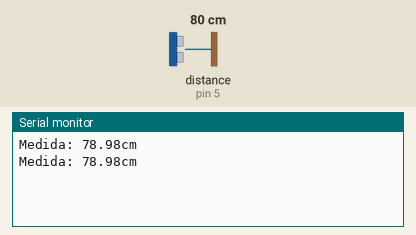
The sketch below on a simulated Arduino Uno, built with avr-gcc and run on an emulated ATmega328P. Parts: the last lines printed to the serial monitor. Wiring (inferred from the names in the program): ultrasonic range finder: trigger pin 4; echo pin 5. The inputs (shaded band) are chosen by the test bench; at power-on: distance to the obstacle (sensor on pin 5) 80 cm. The echo pulse lasts 58.3 µs per cm.

Above: at 1.8 s.
1.9 s: distance to the obstacle (sensor on pin 5) set to 2 cm
At 2.8 s:
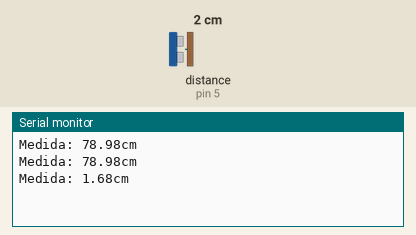
3.4 s: distance to the obstacle (sensor on pin 5) set to 4 cm
At 4.8 s:
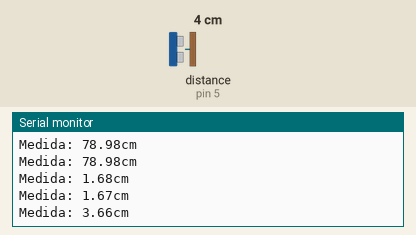
Timing chart, 0 to 6.4 s (numbered marks = the images above; inputs shaded):
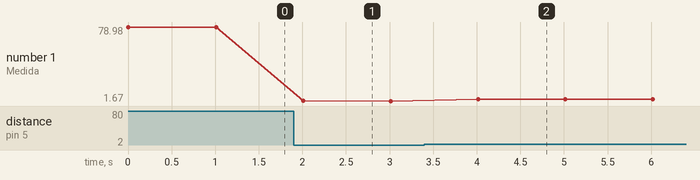

Measured:
- after the input at 1.9 s, the serial monitor: prints a new line after 0.11 s (image 1)
- after the input at 3.4 s, the serial monitor: prints a new line after 0.61 s (image 2)
- plotted number 1: 78.98 → 1.67 after the input at 1.9 s, 1.67 → 3.66 after the input at 3.4 s

The sketch:

jsn-sr04t.ino
```cpp
/*
  Autor: Patrick Carriello
  Projeto: Projeto Jarvis
  Detalhes do projeto: https://www.youtube.com/watch?v=L3ky2-lCL8s&list=PLDZLfLztiVAkoGCS805bjnNVWhHrbzk_M
*/

#define PIN_TRIGGER 4
#define PIN_ECHO 5

float medidaCM = 0;

void setup()
{
  Serial.begin(9600);

  pinMode(PIN_TRIGGER, OUTPUT);
  pinMode(PIN_ECHO, INPUT);
}

void loop()
{
  long duracao;
  // Limpa o trigger
  digitalWrite(PIN_TRIGGER, LOW);
  delayMicroseconds(5);
  // Ativa o trigger por 10 microssegundos
  digitalWrite(PIN_TRIGGER, HIGH);
  delayMicroseconds(10);
  digitalWrite(PIN_TRIGGER, LOW);
  // Lê o echo e retorna o tempo de envio e recebimento da onda de som em microssegundos
  duracao = pulseIn(PIN_ECHO, HIGH);
  // Calcula a distância, velocidade da onda sonora dividida por 2 (ida e volta)
  medidaCM = duracao * 0.034 / 2;

  Serial.print("Medida: ");
  Serial.print(medidaCM);
  Serial.println("cm");

  delay(1000);
}
```
